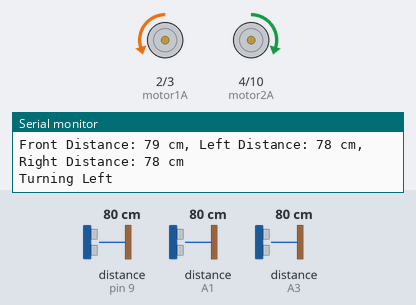
Simulated run of this sketch. Board: Arduino Uno, built with avr-gcc and run on an emulated ATmega328P. On the bench: motor-driver pin pairs drawn as motors (green arrow = first pin HIGH = forward, orange = second pin HIGH = backward, longer = more drive, scaled by the enable pin), the last lines printed to the serial monitor. Wiring (inferred from the names in the program): 3 × ultrasonic range finder: trigger pin 8, echo pin 9 / trigger A0, echo A1 / trigger A5, echo A3. Inputs (shaded band) come from the test bench; at power-on: distance to the obstacle (sensors on A3, pin 9, A1) 80 cm. The echo pulse lasts 58.3 µs per cm.

Above: at 1.2 s.
1.3 s: distance to the obstacle (sensor on A3) set to 24 cm
4.3 s: distance to the obstacle (sensor on A3) set to 19 cm
At 4.7 s:
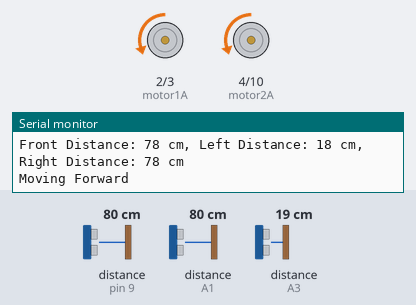
5.8 s: distance to the obstacle (sensor on pin 9) set to 25 cm
8.8 s: distance to the obstacle (sensor on pin 9) set to 20 cm
At 10.0 s:
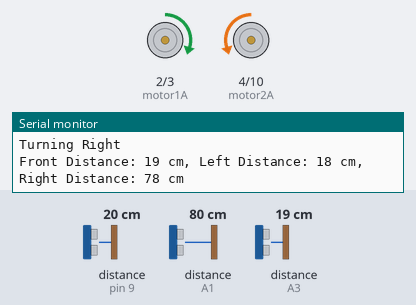
10.3 s: distance to the obstacle (sensor on A1) set to 24 cm
13.3 s: distance to the obstacle (sensor on A1) set to 19 cm
At 13.8 s:
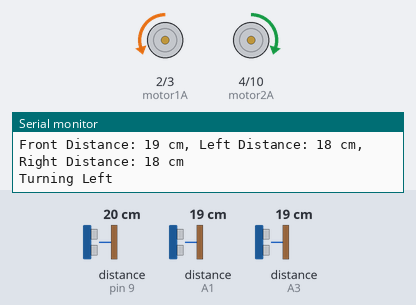
Timing chart, 0 to 16.3 s (numbered marks = the images above; inputs shaded):
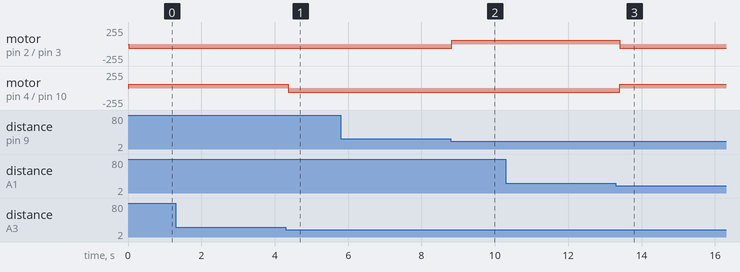

The sketch:

MazeRobot.ino
```cpp
#define trigPin1 8
#define echoPin1 9
#define trigPin2 A5
#define echoPin2 A3
#define trigPin3 A0
#define echoPin3 A1

#define enA 5
#define enB 6
#define motor1A 2
#define motor1B 3
#define motor2A 4
#define motor2B 10

int Mspeed=60;
int dis=20;
int sideDis= 7;

void setup() {
  Serial.begin(9600);  // Start serial communication at 9600 baud rate

  pinMode(trigPin1, OUTPUT);
  pinMode(echoPin1, INPUT);
  pinMode(trigPin2, OUTPUT);
  pinMode(echoPin2, INPUT);
  pinMode(trigPin3, OUTPUT);
  pinMode(echoPin3, INPUT);

  pinMode(motor1A, OUTPUT);
  pinMode(motor1B, OUTPUT);
  pinMode(motor2A, OUTPUT);
  pinMode(motor2B, OUTPUT);

  pinMode(enA, OUTPUT);
  pinMode(enB, OUTPUT);
}

long readDistance(int trigPin, int echoPin) {
  digitalWrite(trigPin, LOW);
  delayMicroseconds(2);
  digitalWrite(trigPin, HIGH);
  delayMicroseconds(10);
  digitalWrite(trigPin, LOW);
  long duration = pulseIn(echoPin, HIGH);
  long distance = duration * 0.034 / 2;  // Speed of sound = 0.034 cm/us
  return distance;
}

void moveForward() {
  digitalWrite(motor1A, LOW);
  digitalWrite(motor1B, Mspeed);
  digitalWrite(motor2A, LOW);
  digitalWrite(motor2B, Mspeed);

  analogWrite(enA, Mspeed);
  analogWrite(enB, Mspeed);
  Serial.println("Moving Forward");
}

void turnBack() {
  turnLeft();
  delay(700);
  Serial.println("turning Back");
}

void turnLeft() {
  digitalWrite(motor1A, LOW);
  digitalWrite(motor1B, Mspeed);
  digitalWrite(motor2A, Mspeed);
  digitalWrite(motor2B, LOW);

  analogWrite(enA, Mspeed);
  analogWrite(enB, Mspeed);
  Serial.println("Turning Left");
}

void turnRight() {
  digitalWrite(motor1A, Mspeed);
  digitalWrite(motor1B, LOW);
  digitalWrite(motor2A, LOW);
  digitalWrite(motor2B, Mspeed);

  analogWrite(enA, Mspeed);
  analogWrite(enB, Mspeed);
  Serial.println("Turning Right");
}

void stopMotors() {
  digitalWrite(motor1A, LOW);
  digitalWrite(motor1B, LOW);
  digitalWrite(motor2A, LOW);
  digitalWrite(motor2B, LOW);

  Serial.println("Motors Stopped");
  delay(500);
}


void loop() {
  long frontDistance = readDistance(trigPin1, echoPin1);
  long leftDistance = readDistance(trigPin2, echoPin2);
  long rightDistance = readDistance(trigPin3, echoPin3);

  // Output the sensor readings to Serial Monitor
  Serial.print("Front Distance: ");
  Serial.print(frontDistance);
  Serial.print(" cm, Left Distance: ");
  Serial.print(leftDistance);
  Serial.print(" cm, Right Distance: ");
  Serial.print(rightDistance);
  Serial.println(" cm");

  if(leftDistance > dis){
    turnLeft();
  }
  else if(frontDistance > dis ){
    moveForward();
  }
  else if(rightDistance > dis){
    turnRight();
  }
  else{
    turnBack();
  }
  if(leftDistance < sideDis){
    turnRight();
  }
  if(rightDistance < sideDis){
    turnLeft();
  }


  delay(50);  // Small delay for stability
}
```

Measured:
- the behaviour switches between 22 and 21 cm on distance to the obstacle (sensor on A3) (found by bisection; images 0 and 1)
- the behaviour switches between 22 and 21 cm on distance to the obstacle (sensor on pin 9) (found by bisection; images 1 and 2)
- the behaviour switches between 22 and 21 cm on distance to the obstacle (sensor on A1) (found by bisection; images 2 and 3)
- after the input at 4.3 s, motor on pin 4 (motor2A) / pin 10 (motor2B): forward 60/255 → backward 60/255 after 0.07 s
- after the input at 8.8 s, motor on pin 2 (motor1A) / pin 3 (motor1B): backward 60/255 → forward 60/255 at once
- after the input at 13.3 s, motor on pin 2 (motor1A) / pin 3 (motor1B): forward 60/255 → backward 60/255 after 0.10 s; motor on pin 4 (motor2A) / pin 10 (motor2B): backward 60/255 → forward 60/255 after 0.10 s
